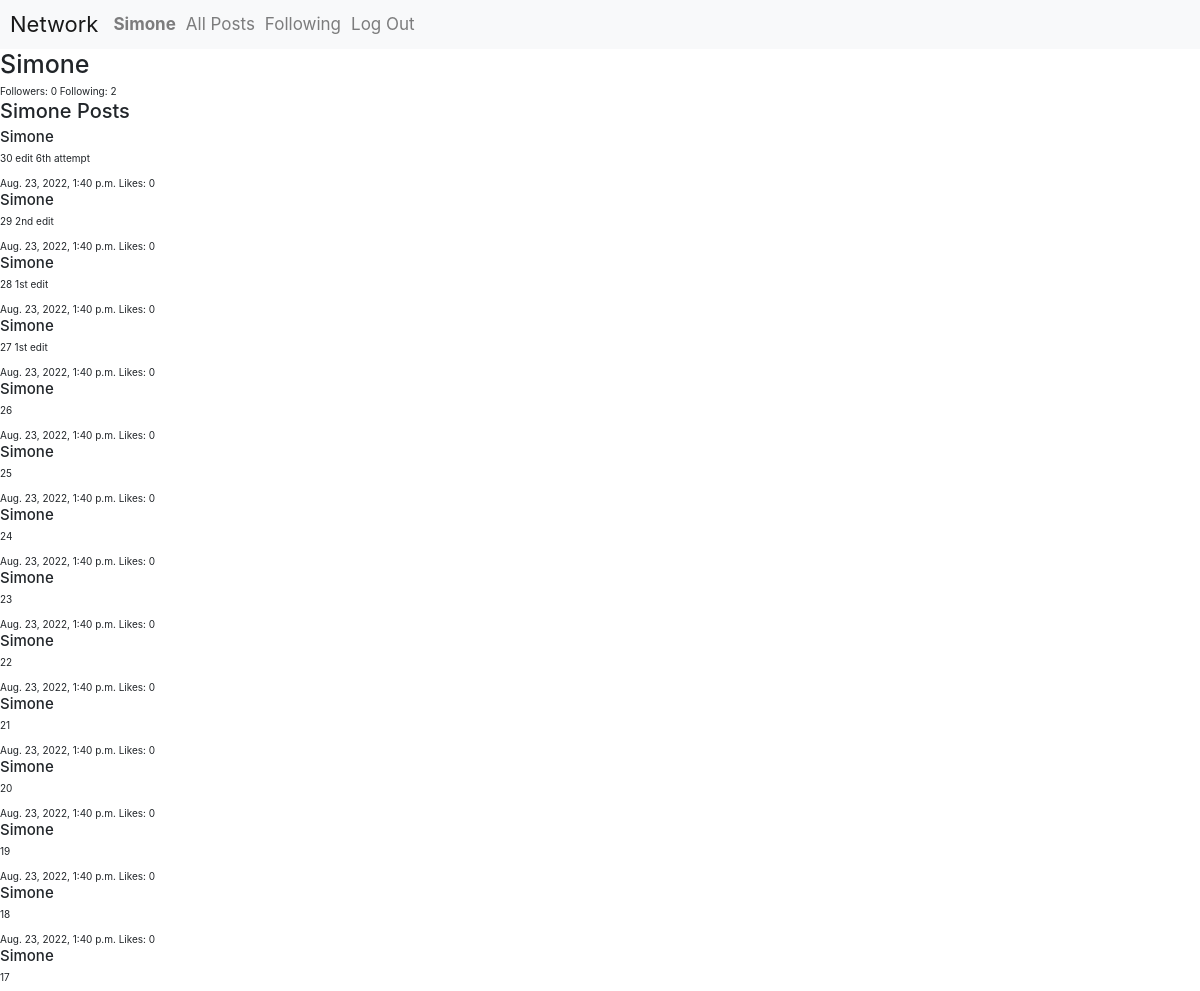
Page /profile/Simone (signed in, upper part) on the earlier database version.
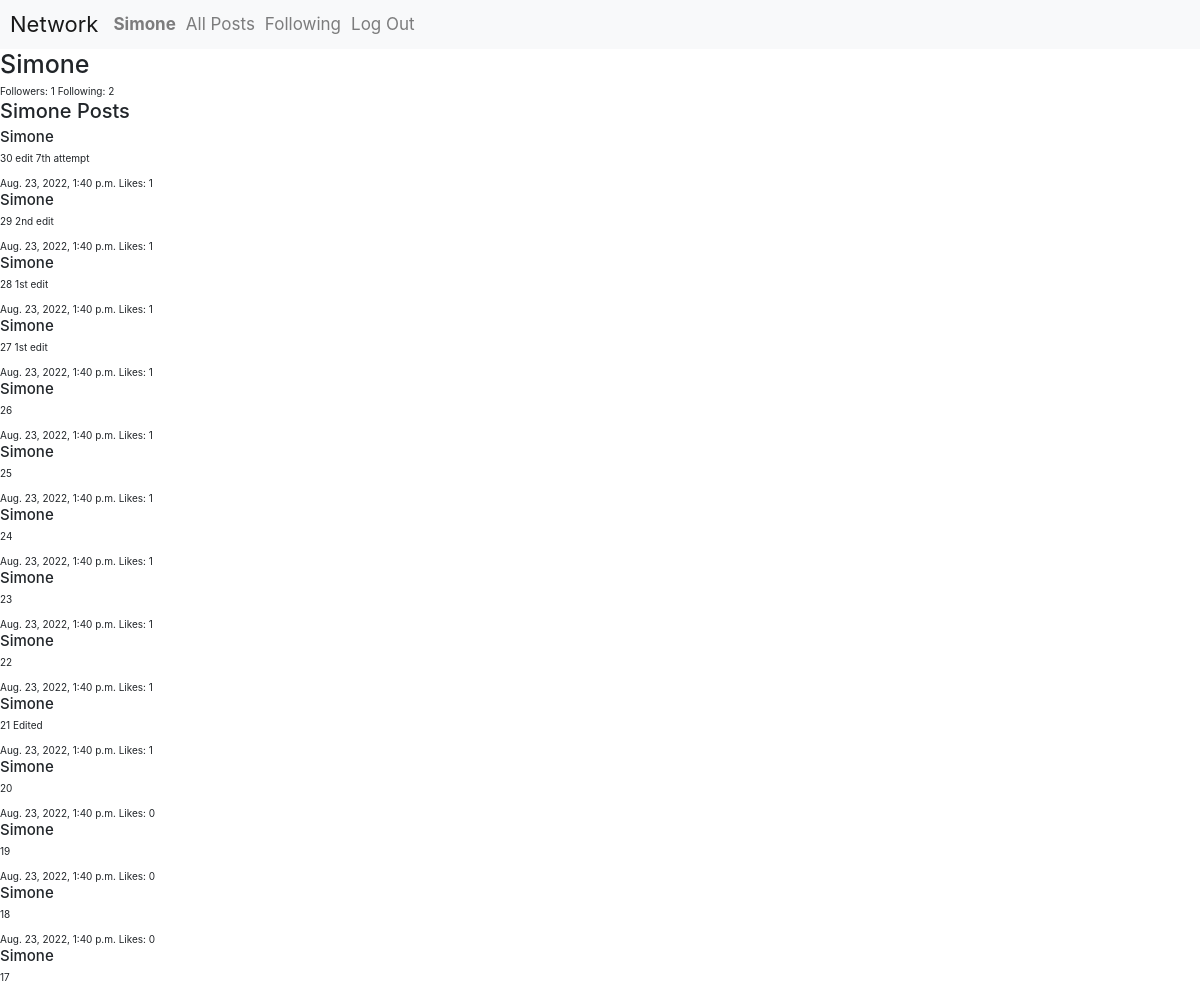
Same page on the later database version.
### network/models.py (models this page shows, shortened)
class Post(models.Model):
    user = models.ForeignKey(User, on_delete=models.CASCADE, default=None)
    post_content = models.TextField(max_length=1024)
    creation_date = models.DateTimeField(auto_now_add=True)
    likes = models.IntegerField(default=0)

class User(AbstractUser):
    followers_list = models.ManyToManyField("User", default=None, blank=True, related_name="followers")
    following_list = models.ManyToManyField("User", default=None, blank=True, related_name="following")
    liked_posts = models.ManyToManyField("Post", default=None, blank=True, related_name="liked_posts")

### network/views.py (the view, shortened to what this page needs)
# urls.py: path("profile/<str:profile_username>", views.profile, name="profile"),
@login_required(login_url="login")
def profile(request, profile_username):
    profileVisitedUser = User.objects.get(username=profile_username)
    visitingUser = User.objects.get(username=request.user.username)
    userPosts = Post.objects.filter(user=profileVisitedUser).order_by("-creation_date")
    followStatus = IsFollower(request, profileVisitedUser)
    if (profileVisitedUser == None or visitingUser == None):
        messages.error(request, "Profile not found")
        return render(request, "network/profile.html")
    if request.method == "GET":
        return render(request, "network/profile.html", {
            "username": profile_username,
            "followers": profileVisitedUser.followers_list,
            "following": profileVisitedUser.following_list,
            "posts": userPosts,
            "follow_status": followStatus
        })

### network/utils.py (called while the page is built)
def IsFollower(request, user):
    followStatus = False
    followersList = user.followers_list.all()
    if request.user in followersList:
        followStatus = True
    return followStatus

### network/templates/network/profile.html (shortened to what this page needs)
{% extends "network/layout.html" %}
{% block body %}
    <div id="profile-page" class="page-wrapper">
        <h1> {{ username }} </h1>
        <div id="followers-following">
            <span>Followers: {{ followers.count }}</span>
            <span>Following: {{ following.count }}</span>
        </div>
        <div id="user-posts">
            <h2>{{ username }} Posts</h2>
            {% for post in posts %}
            <div class="user-post">
                <h4>{{ post.user.username }}</h4>
                <p>{{ post.post_content }}</p>
                <span>{{ post.creation_date }}</span>
                <span>Likes: {{ post.likes }}</span>
            </div>
            {% endfor %}
        </div>
    </div>
{% endblock %}

Differences in the rows shown:
changed Post: post_content "30 edit 6th attempt" → "30 edit 7th attempt"; likes "0" → "1"
changed Post "29 2nd edit": likes "0" → "1"
changed Post "28 1st edit": likes "0" → "1"
changed Post "27 1st edit": likes "0" → "1"
changed Post (number 5 of 14 on the later page): likes "0" → "1"
changed Post (number 6 of 14 on the later page): likes "0" → "1"
changed Post (number 7 of 14 on the later page): likes "0" → "1"
changed Post (number 8 of 14 on the later page): likes "0" → "1"
changed Post (number 9 of 14 on the later page): likes "0" → "1"
changed Post: post_content "21" → "21 Edited"; likes "0" → "1"
Other differences:
{{ followers.count }}: "0" → "1"
